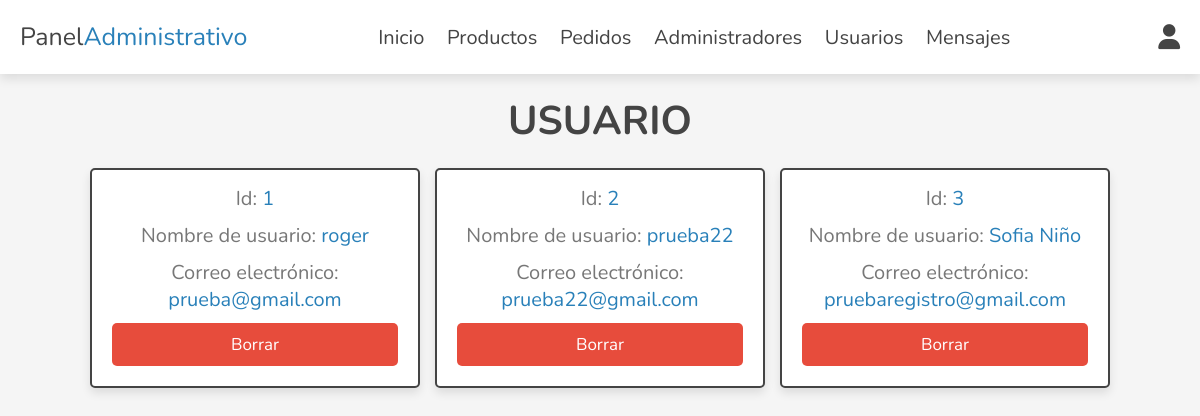
Screenshot of /admin/users_accounts.php (signed in) with the database file from the repository.
### tables this page shows
CREATE TABLE `users` (
  `id` int(100) NOT NULL,
  `name` varchar(20) NOT NULL,
  `email` varchar(50) NOT NULL,
  `password` varchar(50) NOT NULL
);

### admin/users_accounts.php (the view, shortened to what this page needs)
<?php
include '../components/connect.php';
?>
<!DOCTYPE html>
<html lang="en">
<head>
   <link rel="stylesheet" href="https://cdnjs.cloudflare.com/ajax/libs/font-awesome/6.1.1/css/all.min.css">
   <link rel="stylesheet" href="../css/admin_style.css">
</head>
<body>
<?php include '../components/admin_header.php'; ?>
<section class="accounts">
   <h1 class="heading">Usuario</h1>
   <div class="box-container">
   <?php
      $select_accounts = $conn->prepare("SELECT * FROM `users`");
      $select_accounts->execute();
      if($select_accounts->rowCount() > 0){
         while($fetch_accounts = $select_accounts->fetch(PDO::FETCH_ASSOC)){
   ?>
   <div class="box">
      <p> Id: <span><?= $fetch_accounts['id']; ?></span> </p>
      <p> Nombre de usuario: <span><?= $fetch_accounts['name']; ?></span> </p>
      <p> Correo electrónico: <span><?= $fetch_accounts['email']; ?></span> </p>
      <a href="users_accounts.php?delete=<?= $fetch_accounts['id']; ?>" onclick="return confirm('¿Está seguro de que desea eliminar toda la información de este usuario?')" class="delete-btn">Borrar</a>
   </div>
   <?php
         }
      }else{
         echo '<p class="empty">No hay usuarios registrados</p>';
      }
   ?>
   </div>
</section>
</body>
</html>

### css/admin_style.css (style rules this page uses)
:root { --main-color:#2980b9; --orange:#f39c12; --red:#e74c3c; --black:#444; --white:#fff; --light-color:#777; --light-bg:#f5f5f5; --border:.2rem solid var(--black); --box-shadow:0 .5rem 1rem rgba(0,0,0,.1); }
* { font-family: 'Nunito', sans-serif; margin:0; padding:0; box-sizing: border-box; outline: none; border:none; text-decoration: none; }
html { font-size: 62.5%; overflow-x: hidden; }
body { background-color: var(--light-bg); }
section { padding:2rem; max-width: 1200px; margin:0 auto; }
.heading { font-size: 4rem; color:var(--black); margin-bottom: 2rem; text-align: center; text-transform: uppercase; }
.btn, .delete-btn, .option-btn { display: block; width: 100%; margin-top: 1rem; border-radius: .5rem; padding:1rem 3rem; font-size: 1.7rem; text-transform: capitalize; color:var(--white); cursor: pointer; text-align: center; }
.delete-btn { background-color: var(--red); }
.accounts .box-container { display: grid; grid-template-columns: repeat(auto-fit, 33rem); gap:1.5rem; align-items: flex-start; justify-content: center; }
.accounts .box-container .box { padding:2rem; padding-top: .5rem; border-radius: .5rem; text-align: center; border:var(--border); background-color: var(--white); box-shadow: var(--box-shadow); }
.accounts .box-container .box p { font-size: 2rem; color:var(--light-color); margin: 1rem 0; }
.accounts .box-container .box p span { color:var(--main-color); }

### rows the page displays
users: id "1", name "roger", email "prueba@gmail.com"
users: id "2", name "prueba22", email "prueba22@gmail.com"
users: id "3", name "Sofia Niño", email "pruebaregistro@gmail.com"
